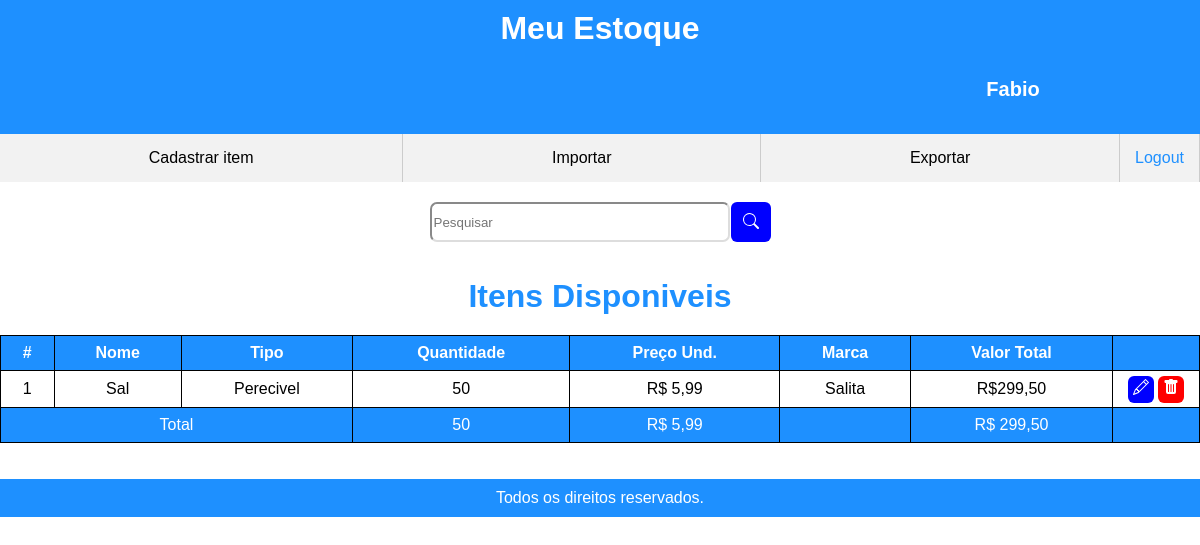
The page /index.php (signed in) on the database its author committed.
### tables this page shows
create table Produto(
	id int primary key auto_increment not null,
    nome varchar(20),
    tipo varchar(20),
    quantidade int,
    preco float,
    marca varchar(20),
    id_usuario int,
    foreign key (id_usuario) references Usuario(id)
);

### index.php (the view, shortened to what this page needs)
<?php
    require_once('./Index/conexao.php');
    $id_usuario = $_SESSION['id_usuario'];
    if(!empty($_GET['search']) or $_GET)
    {
        $data = $_GET['search'];
        $sql = "SELECT * FROM produto WHERE  (id LIKE '%$data%' or nome LIKE '%$data%' or tipo like '%$data%' or marca LIKE '%$data%') and  id_usuario ='$id_usuario'";
    }
    else{
        $sql = "SELECT * FROM produto WHERE id_usuario ='$id_usuario'";
    }
    $result = $conn->query($sql);
?>
<!DOCTYPE html>
<html>
    <link rel="stylesheet" href="Css/styleestoque.css">
<body>
    <header>
        <h1 class="titulo">Meu Estoque</h1>
        <h1 >
           <a href="#" class="usuario">
                <?php echo $_SESSION['usuario'];?>
           </a>
        </h1>
    </header>
    <nav>
        <ul>
            <li><a href="./Index/cadastro.php">Cadastrar item</a></li>
            <li><a href="#">Importar</a></li>
            <li><a href="./Index/gerar_planilha.php">Exportar</a></li>
            <a class="logout" href="./Login_v1/login.php" class="logout">Logout</a>
        </ul>
    </nav>
    <div>
        <table class="tabela">
        <?php
            if($result->num_rows <= 0)
            {
                $te= "Estoque Vazio";
            }
            else
            {
                $te = "Itens Disponiveis";
            }
        ?>
        </div>
        <div class="pesquisa">
            <input type="search" class='form-control' placeholder="Pesquisar" id="pesquisar" >
            <button onclick="searchData()" class="pes">
            </button>
        </div>
        <br><br>
        <div>
            <h1 style="color:dodgerblue; "><?php echo $te ?></h1>
            <thead>
                <tr>
                    <th scope="col">#</th>
                    <th scope="col">Nome</th>
                    <th scope="col">Tipo</th>
                    <th scope="col">Quantidade</th>
                    <th scope="col">Preço Und.</th>
                    <th scope="col">Marca</th>
                    <th scope="col">Valor Total</th>
                    <th class="espaco">
                </tr >
            </thead>
            <tbody >
                <?php
                    $total1 = 0;
                    $total2 = 0;
                    $total3 = 0;
                    while($user_data = mysqli_fetch_assoc($result)){
                        $somit = $user_data['preco'] * $user_data['quantidade'];
                        $total1 += $user_data['quantidade'];
                        $total2 += $user_data['preco'] ;
                        $total3 += $user_data['preco'] * $user_data['quantidade'];
                        echo "<tr>";
                        echo "<td>" . $user_data['id'] . "</td>";
                        echo "<td>" . $user_data['nome'] . "</td>";
                        echo "<td>" . $user_data ['tipo'] . "</td>" ;
                        echo "<td>" . $user_data['quantidade'] . "</td>";
                        echo "<td>R$ " . number_format($user_data['preco'],2,",",".") . "</td>";
                        echo "<td> " . $user_data['marca'] ."</td>";
                        echo "<td>R$". number_format($somit,2,",",".") ."</td>";
                        echo "<td>
                                <a class='btn btn-sm btn-primary' href='./Index/atualizar.php?id=$user_data[id]' title='Editar'>
                                    <svg xmlns='http://www.w3.org/2000/svg' width='16' height='16' fill='currentColor' class='bi bi-pencil' viewBox='0 0 16 16' id='a'>
                                    <path d='M12.146.146a.5.5 0 0 1 .708 0l3 3a.5.5 0 0 1 0 .708l-10 10a.5.5 0 0 1-.168.11l-5 2a.5.5 0 0 1-.65-.65l2-5a.5.5 0 0 1 .11-.168l10-10zM11.207 2.5 13.5 4.793 14.793 3.5 12.5 1.207 11.207 2.5zm1.586 3L10.5 3.207 4 9.707V10h.5a.5.5 0 0 1 .5.5v.5h.5a.5.5 0 0 1 .5.5v.5h.293l6.5-6.5zm-9.761 5.175-.106.106-1.528 3.821 3.821-1.528.106-.106A.5.5 0 0 1 5 12.5V12h-.5a.5.5 0 0 1-.5-.5V11h-.5a.5.5 0 0 1-.468-.325z'/>
                                </a>
                                <a class='btn btn-sm btn-danger' href='./Index/deletar.php?id=$user_data[id]'>
                                    <svg xmlns='http://www.w3.org/2000/svg' width='16' height='16' fill='currentColor' class='bi bi-trash-fill' viewBox='0 0 16 16' id='d'>
                                        <path d='M2.5 1a1 1 0 0 0-1 1v1a1 1 0 0 0 1 1H3v9a2 2 0 0 0 2 2h6a2 2 0 0 0 2-2V4h.5a1 1 0 0 0 1-1V2a1 1 0 0 0-1-1H10a1 1 0 0 0-1-1H7a1 1 0 0 0-1 1H2.5zm3 4a.5.5 0 0 1 .5.5v7a.5.5 0 0 1-1 0v-7a.5.5 0 0 1 .5-.5zM8 5a.5.5 0 0 1 .5.5v7a.5.5 0 0 1-1 0v-7A.5.5 0 0 1 8 5zm3 .5v7a.5.5 0 0 1-1 0v-7a.5.5 0 0 1 1 0z'/>
                                    </svg>
                                </a>
                              </td>";
                        echo"<tr>";
                    };
                ?>
                <tr>
                   <td colspan="3" style="background-color:dodgerblue;color:white">Total</td>
                   <td style="background-color:dodgerblue;color:white"><?php echo $total1;?></td>
                   <td style="background-color:dodgerblue;color:white">R$ <?php echo number_format($total2,2,",",".");?></td>
                   <td style="background-color:dodgerblue;color:white"></td>
                   <td style="background-color:dodgerblue;color:white">R$ <?php echo number_format($total3,2,",",".");?></td>
                   <td style="background-color:dodgerblue;color:white"></td>
                </tr>
            </tbody>
    </div>
    <br><br>
    <footer>
        <p> Todos os direitos reservados. </p>
    </footer>
</body>
</html>

### Css/styleestoque.css (style rules this page uses)
body { font-family: sans-serif; margin: 0; padding: 0; }
header { background-color: dodgerblue; color: #fff; padding: 10px; }
nav ul { list-style: none; margin: 0; padding: 0; display: flex; background-color: #f2f2f2; }
nav li { flex-grow: 1; text-align: center; }
nav li a { display: block; padding: 15px; color: black; text-decoration: none; border-right: 1px solid #ccc; transition: background-color 200ms ease-in-out; }
.tabela { font-family: Arial, Helvetica, sans-serif; border: 1px solid black; border-radius: 15px 15px 0 0; width: 100%; border-collapse: collapse; }
td { border: 1px solid black; padding: 8px; text-align: center; }
th { background-color: dodgerblue; color: white; border: 1px solid black; padding: 8px; border-collapse:inherit; }
nav { margin-bottom: 20px; }
h1, h2 { text-align: center; margin-top: 0; margin-bottom: 20px; }
footer { background-color: dodgerblue; color: #fff; text-align: center; padding: 10px; }
footer p { margin: 0; }
.logout { text-align:center; text-decoration: none; color:blue; }
.logout { display: block; padding: 15px; margin: auto; color: dodgerblue; text-decoration: none; border-right: 1px solid #ccc; transition: background-color 200ms ease-in-out; }
.usuario { display: inline; margin-left: 70%; color: white; font-size: 20px; text-decoration: none; border-radius: 7px; }
.btn-danger { color: white; border-radius: 6px; background-color: red; padding: 5px; }
.btn-primary { color: white; border-radius: 6px; background-color: blue; padding: 5px; }
.espaco { width: 70px; }
.pesquisa { display: flex; justify-content: center; gap: 1px; }
input[type="search"] { width: 25%; height: 40px; background-color: white; border-radius: 7px; border-color: #ddd; }
.pes { color: white; border-radius: 6px; background-color: blue; height: 40px; border: none; width: 40px; }

### rows shown on the page
produto: id "1", nome "Sal", tipo "Perecivel", quantidade "50", preco "5,99", marca "Salita", somit "299,50"

### other values the page prints
$_SESSION['usuario'] "Fabio"
$te "Itens Disponiveis"
$total1 "50"
$total2 "5,99"
$total3 "299,50"
